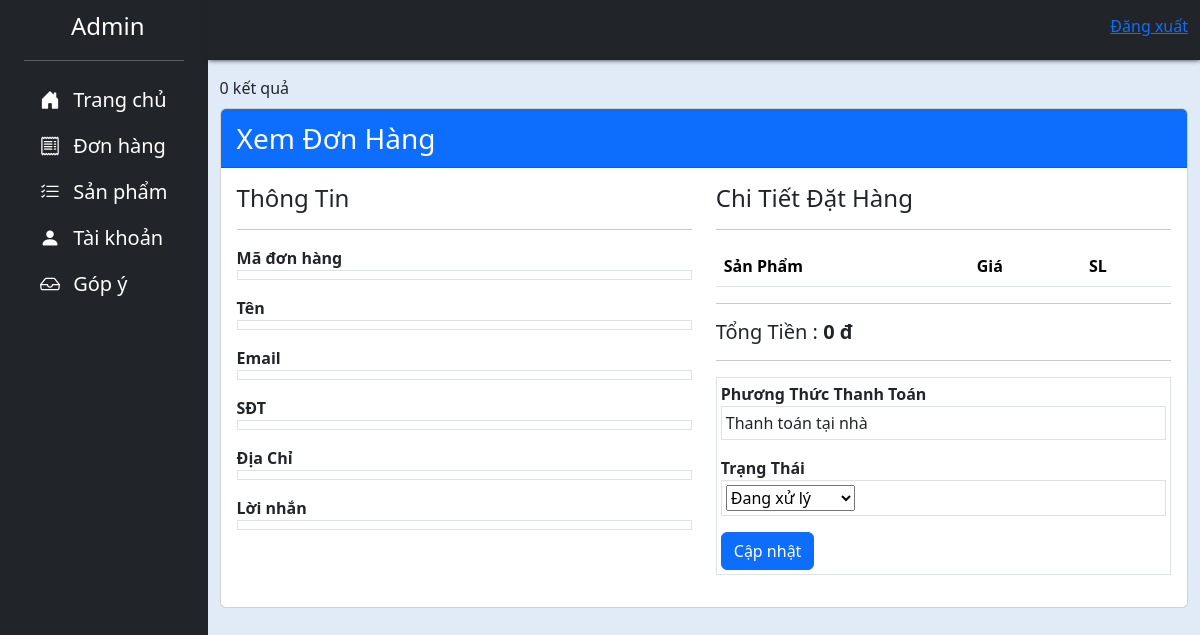
Page /Admin/admin-ordersdetail.php?ma=DH17307890937704 on the earlier database version.
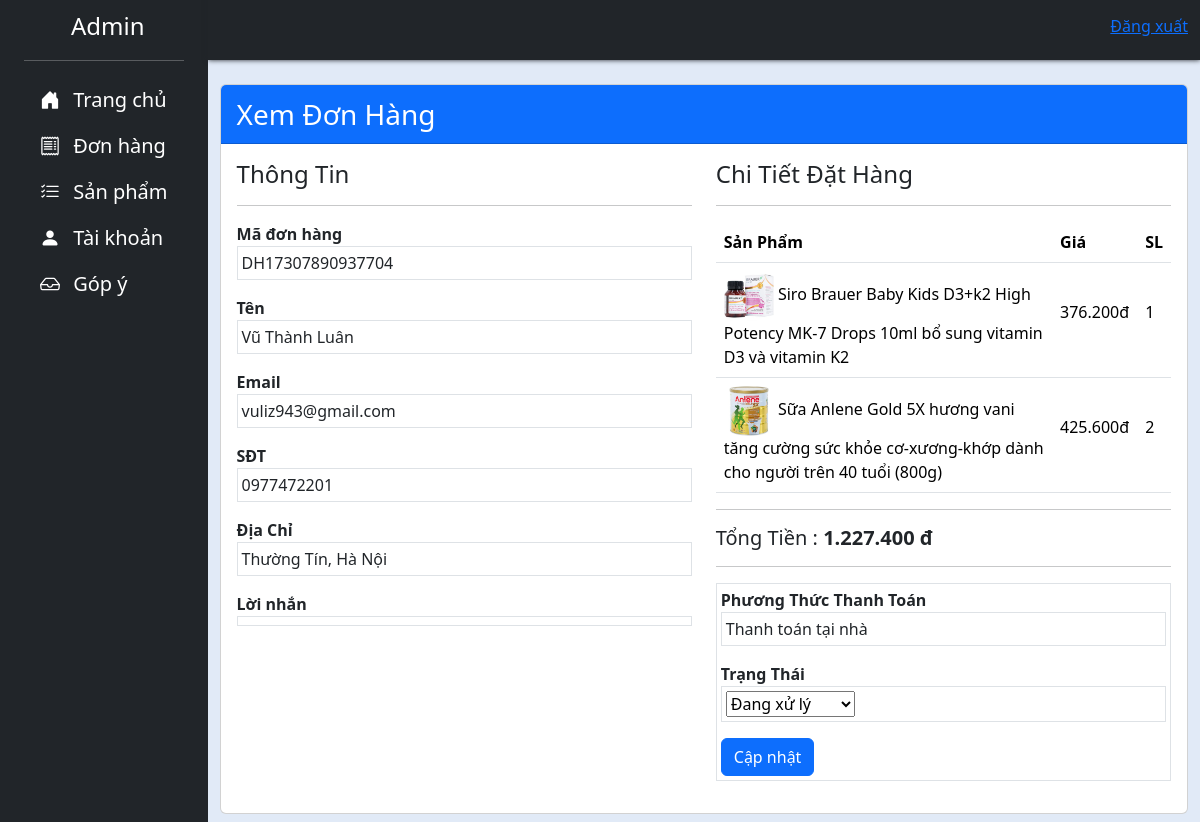
Same page on the later database version.
### tables this page shows
CREATE TABLE `orders` (
  `id` int(4) NOT NULL,
  `ma_don_hang` varchar(20) NOT NULL,
  `user_id` int(4) NOT NULL,
  `name` varchar(50) NOT NULL,
  `email` varchar(50) NOT NULL,
  `sdt` varchar(15) NOT NULL,
  `address` varchar(150) NOT NULL,
  `comment` varchar(300) NOT NULL,
  `total` int(9) NOT NULL,
  `status` int(1) NOT NULL,
  `time` varchar(20) NOT NULL
);

CREATE TABLE `order_items` (
  `id` int(4) NOT NULL,
  `order_id` int(4) NOT NULL,
  `id_san_pham` int(4) NOT NULL,
  `sl` int(3) NOT NULL,
  `gia` int(8) NOT NULL
);

CREATE TABLE `san_pham` (
  `id` int(5) NOT NULL,
  `ten_san_pham` varchar(255) NOT NULL,
  `gia` int(9) NOT NULL,
  `img` varchar(255) DEFAULT NULL,
  `danh_muc` varchar(50) DEFAULT NULL,
  `quy_cach` text DEFAULT NULL,
  `nha_san_xuat` varchar(60) DEFAULT NULL,
  `nuoc_san_xuat` varchar(15) DEFAULT NULL,
  `thanh_phan` text DEFAULT NULL,
  `cong_dung` text DEFAULT NULL,
  `doi_tuong_su_dung` text DEFAULT NULL,
  `cach_su_dung` text DEFAULT NULL,
  `thoi_han_su_dung` varchar(20) DEFAULT NULL,
  `bao_quan` text DEFAULT NULL,
  `luu_y_khi_su_dung` text DEFAULT NULL,
  `so_dang_ky` varchar(20) DEFAULT NULL
);

### component/database.php (called while the page is built, shortened)
<?php
function dsitem($ma)
{
    return "SELECT
                san_pham.ten_san_pham AS name,
                san_pham.img AS img,
                order_items.sl,
                order_items.gia
            FROM
                order_items
            JOIN
                san_pham ON order_items.id_san_pham = san_pham.id
            WHERE
                order_items.order_id = (SELECT id FROM orders WHERE ma_don_hang = '" . $ma . "');";
}

### Admin/admin-ordersdetail.php (the view, shortened to what the changed rows need)
<?php include "header.php" ?>
<?php
if (isset($_GET['ma'])) {
    $ma = $_GET['ma'];
    $sql = "SELECT * FROM orders WHERE ma_don_hang = '$ma'";
    $result = $conn->query($sql);
    if ($result->num_rows > 0) {
        $data = mysqli_fetch_array($result);
    } else {
        echo "0 kết quả";
    }
} else {
    die();
}
?>
<div class="row py-2">
    <div class="container">
        <div class="">
            <div class="row">
                <div class="col-md-12">
                    <div class="card">
                        <div class="card-body">
                            <div class="row">
                                <div class="col-md-6">
                                    <div class="row">
                                        <div class="col-md-12 mb-3">
                                            <label class="fw-bold">Mã đơn hàng</label>
                                            <div class="border p-1">
                                                <?= $data['ma_don_hang']; ?>
                                            </div>
                                        </div>
                                        <div class="col-md-12 mb-3">
                                            <label class="fw-bold">Tên</label>
                                            <div class="border p-1">
                                                <?= $data['name']; ?>
                                            </div>
                                        </div>
                                        <div class="col-md-12 mb-3">
                                            <label class="fw-bold">Email</label>
                                            <div class="border p-1">
                                                <?= $data['email']; ?>
                                            </div>
                                        </div>
                                        <div class="col-md-12 mb-3">
                                            <label class="fw-bold">SĐT</label>
                                            <div class="border p-1">
                                                <?= $data['sdt']; ?>
                                            </div>
                                        </div>
                                        <div class="col-md-12 mb-3">
                                            <label class="fw-bold">Địa Chỉ</label>
                                            <div class="border p-1">
                                                <?= $data['address']; ?>
                                            </div>
                                        </div>
                                    </div>
                                </div>
                                <div class="col-md-6">
                                    <table class="table">
                                        <thead>
                                            <tr>
                                                <th>Sản Phẩm</th>
                                                <th>Giá</th>
                                                <th>SL</th>
                                            </tr>
                                        </thead>
                                        <tbody>
                                            <?php
                                            $order_query = dsitem($ma);
                                            $order_query_run = mysqli_query($conn, $order_query);
                                            if (mysqli_num_rows($order_query_run) > 0) {
                                                foreach ($order_query_run as $item) {
                                            ?>
                                                    <tr>
                                                        <td class="align-middle">
                                                            <img src="../img/<?= $item['img']; ?>" width="50px" height="50px" alt="<?= $item['name']; ?>">
                                                            <?= $item['name']; ?>
                                                        </td>
                                                        <td class="align-middle">
                                                            <p><?= number_format($item['gia'], 0, ',', '.') ?>đ</p>
                                                        </td>
                                                        <td class="align-middle">
                                                            <p><?= $item['sl']; ?></p>
                                                        </td>
                                                    </tr>
                                            <?php
                                                }
                                            }
                                            ?>
                                        </tbody>
                                    </table>
                                    <h5>Tổng Tiền : <span class="float-right fw-bold"><?= number_format($data['total'], 0, ',', '.') ?> đ</span></h5>
                                    <form method="post" action="" class="border p-1 mb-3">
                                        <div class="border p-1 mb-3">
                                            <select name="status">
                                                <option value="0" <?php if ($data['status'] == 0) echo "selected"; ?>>Đang xử lý</option>
                                            </select>
                                        </div>
                                    </form>
                                </div>
                            </div>
                        </div>
                    </div>
                </div>
            </div>
        </div>
    </div>
</div>
<?php include "footer.php" ?>

Differences in the rows shown:
added orders: ma_don_hang "DH17307890937704", name "Vũ Thành Luân", email "vuliz943@gmail.com", sdt "0977472201", address "Thường Tín, Hà Nội", total "1.227.400", status "Đang xử lý"
added order_items: id_san_pham.img (picture), id_san_pham.ten_san_pham "Siro Brauer Baby Kids D3+k2 High Potency MK-7 Drops 10ml bổ sung vitamin D3 và vitamin K2", gia "376.200", sl "1"
added order_items: id_san_pham.img (picture), id_san_pham.ten_san_pham "Sữa Anlene Gold 5X hương vani tăng cường sức khỏe cơ-xương-khớp dành cho người trên 40 tuổi (800g)", gia "425.600", sl "2"
Other differences:
$data['total']: "0" → (not shown)
form field status: "Đang xử lý" → (not shown)
text no longer shown: "0 kết quả"
